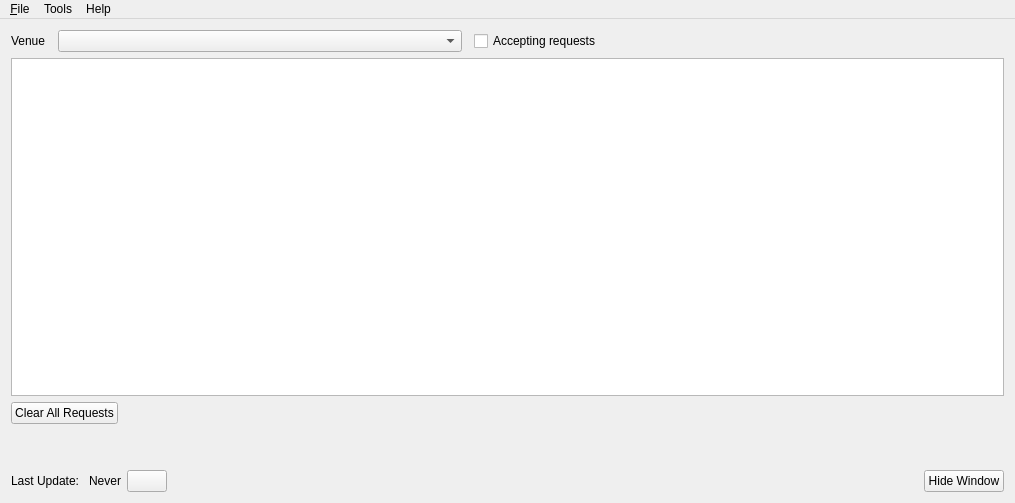
<?xml version="1.0" encoding="UTF-8"?>
<ui version="4.0">
 <class>SongbookClient</class>
 <widget class="QMainWindow" name="SongbookClient">
  <property name="geometry">
   <rect>
    <x>0</x>
    <y>0</y>
    <width>1015</width>
    <height>503</height>
   </rect>
  </property>
  <property name="windowTitle">
   <string>OpenKJ Songbook Agent</string>
  </property>
  <property name="windowIcon">
   <iconset resource="resources.qrc">
    <normaloff>:/resources/AppIcon.png</normaloff>:/resources/AppIcon.png</iconset>
  </property>
  <widget class="QWidget" name="centralWidget">
   <layout class="QVBoxLayout" name="verticalLayout">
    <item>
     <layout class="QHBoxLayout" name="horizontalLayout_3">
      <property name="spacing">
       <number>12</number>
      </property>
      <item>
       <widget class="QLabel" name="label_2">
        <property name="text">
         <string>Venue</string>
        </property>
       </widget>
      </item>
      <item>
       <widget class="QComboBox" name="cbxVenue">
        <property name="sizePolicy">
         <sizepolicy hsizetype="MinimumExpanding" vsizetype="Fixed">
          <horstretch>0</horstretch>
          <verstretch>0</verstretch>
         </sizepolicy>
        </property>
       </widget>
      </item>
      <item>
       <widget class="QCheckBox" name="checkBoxAccepting">
        <property name="text">
         <string>Accepting requests</string>
        </property>
       </widget>
      </item>
      <item>
       <spacer name="horizontalSpacer_3">
        <property name="orientation">
         <enum>Qt::Horizontal</enum>
        </property>
        <property name="sizeHint" stdset="0">
         <size>
          <width>40</width>
          <height>20</height>
         </size>
        </property>
       </spacer>
      </item>
     </layout>
    </item>
    <item>
     <widget class="QTableView" name="tableView">
      <property name="sizeAdjustPolicy">
       <enum>QAbstractScrollArea::AdjustIgnored</enum>
      </property>
      <property name="alternatingRowColors">
       <bool>true</bool>
      </property>
      <property name="selectionMode">
       <enum>QAbstractItemView::SingleSelection</enum>
      </property>
      <property name="selectionBehavior">
       <enum>QAbstractItemView::SelectRows</enum>
      </property>
      <attribute name="horizontalHeaderCascadingSectionResizes">
       <bool>true</bool>
      </attribute>
      <attribute name="verticalHeaderVisible">
       <bool>false</bool>
      </attribute>
     </widget>
    </item>
    <item>
     <layout class="QHBoxLayout" name="horizontalLayout">
      <property name="topMargin">
       <number>0</number>
      </property>
      <item>
       <widget class="QPushButton" name="btnClear">
        <property name="text">
         <string>Clear All Requests</string>
        </property>
       </widget>
      </item>
      <item>
       <spacer name="horizontalSpacer">
        <property name="orientation">
         <enum>Qt::Horizontal</enum>
        </property>
        <property name="sizeHint" stdset="0">
         <size>
          <width>40</width>
          <height>20</height>
         </size>
        </property>
       </spacer>
      </item>
     </layout>
    </item>
    <item>
     <layout class="QHBoxLayout" name="horizontalLayout_2">
      <property name="topMargin">
       <number>40</number>
      </property>
      <item>
       <widget class="QLabel" name="label">
        <property name="text">
         <string>Last Update: </string>
        </property>
       </widget>
      </item>
      <item>
       <widget class="QLabel" name="labelLastUpdate">
        <property name="text">
         <string>Never</string>
        </property>
       </widget>
      </item>
      <item>
       <widget class="QPushButton" name="btnRefresh">
        <property name="text">
         <string/>
        </property>
        <property name="icon">
         <iconset resource="resources.qrc">
          <normaloff>:/resources/view-refresh.png</normaloff>:/resources/view-refresh.png</iconset>
        </property>
        <property name="iconSize">
         <size>
          <width>24</width>
          <height>24</height>
         </size>
        </property>
       </widget>
      </item>
      <item>
       <spacer name="horizontalSpacer_2">
        <property name="orientation">
         <enum>Qt::Horizontal</enum>
        </property>
        <property name="sizeHint" stdset="0">
         <size>
          <width>40</width>
          <height>20</height>
         </size>
        </property>
       </spacer>
      </item>
      <item>
       <widget class="QPushButton" name="btnHide">
        <property name="text">
         <string>Hide Window</string>
        </property>
       </widget>
      </item>
     </layout>
    </item>
   </layout>
  </widget>
  <widget class="QMenuBar" name="menuBar">
   <property name="geometry">
    <rect>
     <x>0</x>
     <y>0</y>
     <width>1015</width>
     <height>27</height>
    </rect>
   </property>
   <widget class="QMenu" name="menuFile">
    <property name="title">
     <string>&amp;File</string>
    </property>
    <addaction name="actionE_xit"/>
   </widget>
   <widget class="QMenu" name="menuTools">
    <property name="title">
     <string>Tools</string>
    </property>
    <addaction name="actionSettings"/>
    <addaction name="actionUpdate_Songbook"/>
   </widget>
   <widget class="QMenu" name="menuHelp">
    <property name="title">
     <string>Help</string>
    </property>
    <addaction name="actionDocumentation"/>
    <addaction name="actionAbout"/>
   </widget>
   <addaction name="menuFile"/>
   <addaction name="menuTools"/>
   <addaction name="menuHelp"/>
  </widget>
  <action name="actionE_xit">
   <property name="text">
    <string>E&amp;xit</string>
   </property>
  </action>
  <action name="actionSettings">
   <property name="text">
    <string>Settings</string>
   </property>
  </action>
  <action name="actionUpdate_Songbook">
   <property name="text">
    <string>Update Songbook</string>
   </property>
  </action>
  <action name="actionAbout">
   <property name="text">
    <string>About</string>
   </property>
  </action>
  <action name="actionDocumentation">
   <property name="text">
    <string>Documentation</string>
   </property>
  </action>
 </widget>
 <layoutdefault spacing="6" margin="11"/>
 <resources>
  <include location="resources.qrc"/>
 </resources>
 <connections/>
</ui>
